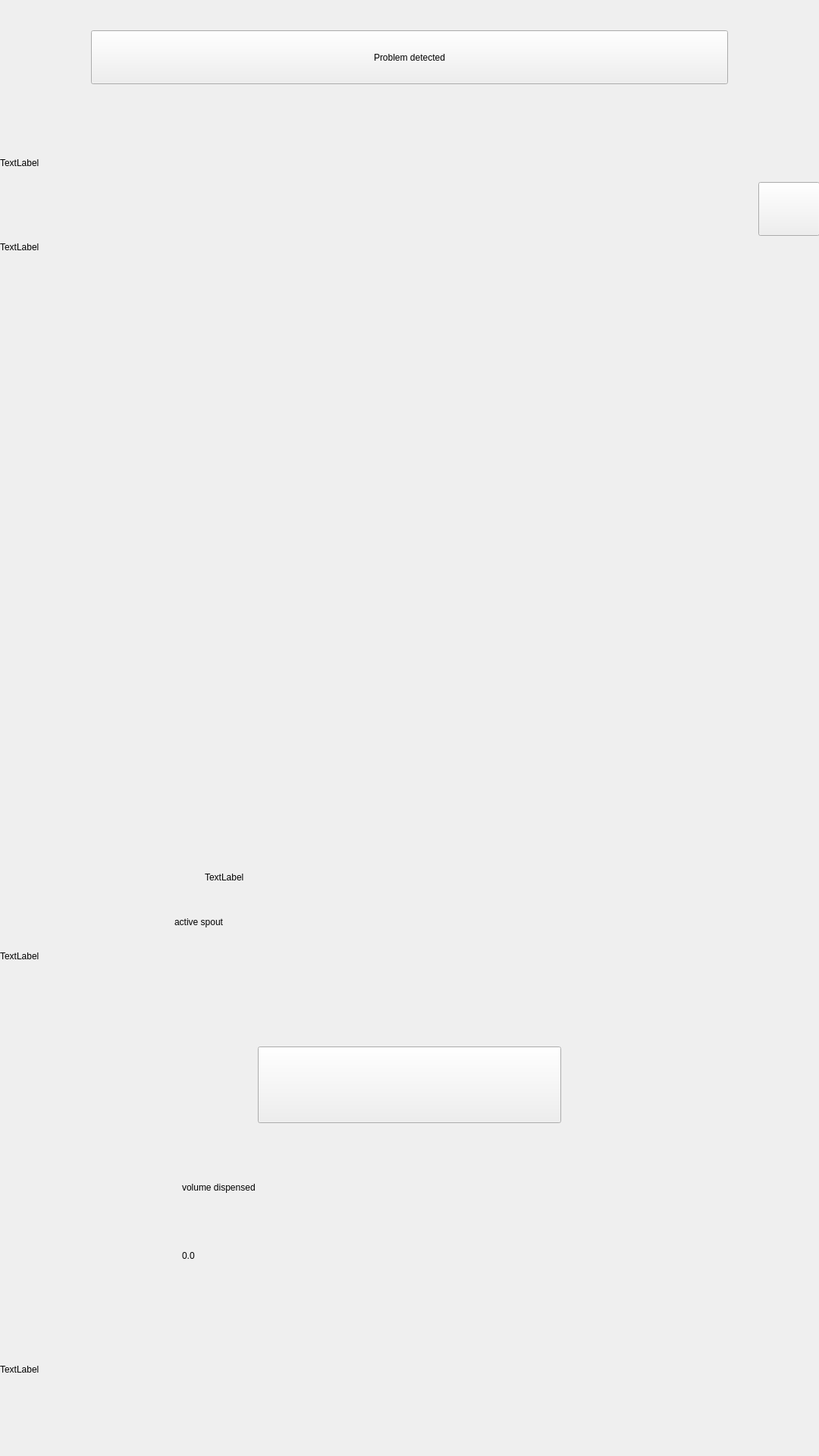
<?xml version="1.0" encoding="UTF-8"?>
<ui version="4.0">
 <class>page_dispenser</class>
 <widget class="QWidget" name="page_dispenser">
  <property name="geometry">
   <rect>
    <x>0</x>
    <y>0</y>
    <width>1080</width>
    <height>1920</height>
   </rect>
  </property>
  <property name="windowTitle">
   <string>Form</string>
  </property>
  <property name="layoutDirection">
   <enum>Qt::RightToLeft</enum>
  </property>
  <property name="styleSheet">
   <string notr="true"/>
  </property>
  <widget class="QLabel" name="label_background_during_dispense_animation">
   <property name="geometry">
    <rect>
     <x>0</x>
     <y>0</y>
     <width>1080</width>
     <height>1920</height>
    </rect>
   </property>
   <property name="text">
    <string/>
   </property>
  </widget>
  <widget class="QLabel" name="label_moving_bottle_fill_effect">
   <property name="geometry">
    <rect>
     <x>0</x>
     <y>400</y>
     <width>301</width>
     <height>671</height>
    </rect>
   </property>
   <property name="styleSheet">
    <string notr="true"/>
   </property>
   <property name="text">
    <string>&lt;html&gt;&lt;head/&gt;&lt;body&gt;&lt;p&gt;&lt;img src=&quot;/home/df-admin/production/references/templates/default/bottle_fill_for_animation.png&quot;/&gt;&lt;/p&gt;&lt;/body&gt;&lt;/html&gt;</string>
   </property>
  </widget>
  <widget class="QPushButton" name="pushButton_abort">
   <property name="geometry">
    <rect>
     <x>340</x>
     <y>1380</y>
     <width>400</width>
     <height>101</height>
    </rect>
   </property>
   <property name="font">
    <font>
     <family>Brevia</family>
     <pointsize>9</pointsize>
     <weight>75</weight>
     <bold>true</bold>
    </font>
   </property>
   <property name="text">
    <string/>
   </property>
   <property name="flat">
    <bool>false</bool>
   </property>
  </widget>
  <widget class="QLabel" name="label_volume_dispensed">
   <property name="geometry">
    <rect>
     <x>240</x>
     <y>1530</y>
     <width>600</width>
     <height>71</height>
    </rect>
   </property>
   <property name="text">
    <string>volume dispensed</string>
   </property>
  </widget>
  <widget class="QLabel" name="label_volume_dispensed_ml">
   <property name="geometry">
    <rect>
     <x>240</x>
     <y>1620</y>
     <width>600</width>
     <height>71</height>
    </rect>
   </property>
   <property name="text">
    <string>0.0</string>
   </property>
  </widget>
  <widget class="QLabel" name="label_to_refill">
   <property name="geometry">
    <rect>
     <x>0</x>
     <y>140</y>
     <width>1080</width>
     <height>151</height>
    </rect>
   </property>
   <property name="text">
    <string>TextLabel</string>
   </property>
   <property name="textFormat">
    <enum>Qt::RichText</enum>
   </property>
  </widget>
  <widget class="QLabel" name="label_instructions_container">
   <property name="geometry">
    <rect>
     <x>0</x>
     <y>280</y>
     <width>1080</width>
     <height>91</height>
    </rect>
   </property>
   <property name="text">
    <string>TextLabel</string>
   </property>
  </widget>
  <widget class="QLabel" name="label_press">
   <property name="geometry">
    <rect>
     <x>0</x>
     <y>1180</y>
     <width>1080</width>
     <height>161</height>
    </rect>
   </property>
   <property name="text">
    <string>TextLabel</string>
   </property>
  </widget>
  <widget class="QPushButton" name="pushButton_debug_Button">
   <property name="geometry">
    <rect>
     <x>1000</x>
     <y>240</y>
     <width>81</width>
     <height>71</height>
    </rect>
   </property>
   <property name="font">
    <font>
     <family>Brevia</family>
     <pointsize>9</pointsize>
     <weight>75</weight>
     <bold>true</bold>
    </font>
   </property>
   <property name="text">
    <string/>
   </property>
   <property name="flat">
    <bool>false</bool>
   </property>
  </widget>
  <widget class="QLabel" name="label_finishTransactionMessage">
   <property name="geometry">
    <rect>
     <x>240</x>
     <y>600</y>
     <width>600</width>
     <height>300</height>
    </rect>
   </property>
   <property name="text">
    <string/>
   </property>
   <property name="wordWrap">
    <bool>true</bool>
   </property>
  </widget>
  <widget class="QLabel" name="label_dispense_status">
   <property name="geometry">
    <rect>
     <x>660</x>
     <y>410</y>
     <width>391</width>
     <height>51</height>
    </rect>
   </property>
   <property name="text">
    <string/>
   </property>
  </widget>
  <widget class="QLabel" name="label_dispense_flowrate">
   <property name="geometry">
    <rect>
     <x>650</x>
     <y>280</y>
     <width>411</width>
     <height>51</height>
    </rect>
   </property>
   <property name="text">
    <string/>
   </property>
  </widget>
  <widget class="QPushButton" name="pushButton_problems">
   <property name="geometry">
    <rect>
     <x>120</x>
     <y>40</y>
     <width>840</width>
     <height>71</height>
    </rect>
   </property>
   <property name="text">
    <string>Problem detected</string>
   </property>
  </widget>
  <widget class="QLabel" name="label_dispense_message">
   <property name="geometry">
    <rect>
     <x>0</x>
     <y>1710</y>
     <width>1051</width>
     <height>191</height>
    </rect>
   </property>
   <property name="text">
    <string>TextLabel</string>
   </property>
  </widget>
  <widget class="QLabel" name="label_logo">
   <property name="geometry">
    <rect>
     <x>600</x>
     <y>180</y>
     <width>151</width>
     <height>131</height>
    </rect>
   </property>
   <property name="text">
    <string/>
   </property>
  </widget>
  <widget class="QLabel" name="label_arrow_active_spout_down">
   <property name="geometry">
    <rect>
     <x>270</x>
     <y>1096</y>
     <width>121</width>
     <height>121</height>
    </rect>
   </property>
   <property name="text">
    <string>TextLabel</string>
   </property>
  </widget>
  <widget class="QLabel" name="label_indicate_active_spout">
   <property name="geometry">
    <rect>
     <x>230</x>
     <y>1130</y>
     <width>171</width>
     <height>171</height>
    </rect>
   </property>
   <property name="text">
    <string>active spout</string>
   </property>
  </widget>
  <zorder>pushButton_abort</zorder>
  <zorder>label_moving_bottle_fill_effect</zorder>
  <zorder>label_background_during_dispense_animation</zorder>
  <zorder>label_volume_dispensed</zorder>
  <zorder>label_volume_dispensed_ml</zorder>
  <zorder>label_to_refill</zorder>
  <zorder>label_instructions_container</zorder>
  <zorder>label_press</zorder>
  <zorder>pushButton_debug_Button</zorder>
  <zorder>label_finishTransactionMessage</zorder>
  <zorder>label_dispense_status</zorder>
  <zorder>label_dispense_flowrate</zorder>
  <zorder>pushButton_problems</zorder>
  <zorder>label_dispense_message</zorder>
  <zorder>label_logo</zorder>
  <zorder>label_arrow_active_spout_down</zorder>
  <zorder>label_indicate_active_spout</zorder>
 </widget>
 <resources/>
 <connections/>
</ui>
